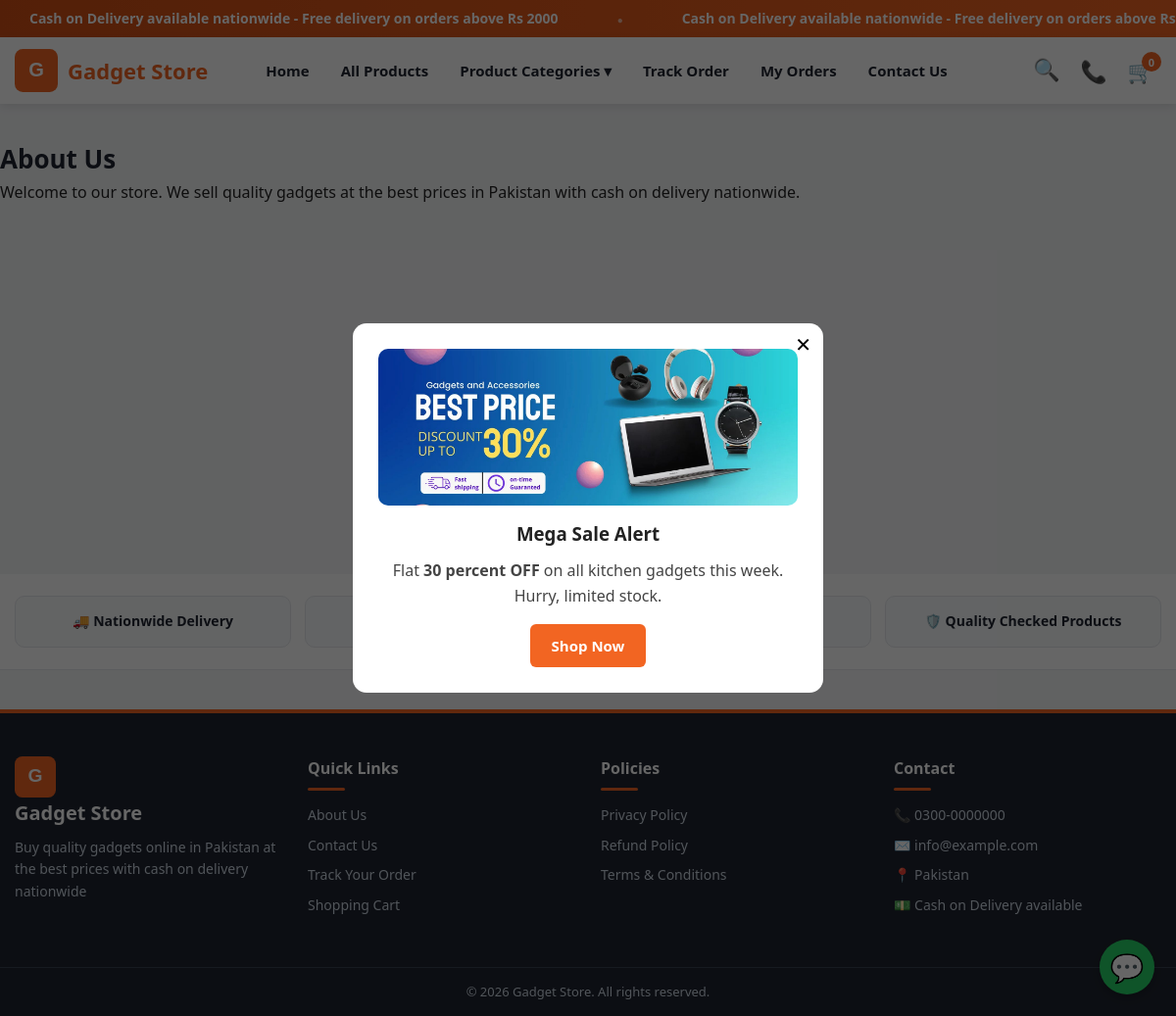
Screenshot of /page.php?slug=about-us with the database file from the repository.
### tables this page shows
CREATE TABLE IF NOT EXISTS pages (
  id INT AUTO_INCREMENT PRIMARY KEY,
  title VARCHAR(200) NOT NULL,
  slug VARCHAR(200) NOT NULL UNIQUE,
  content MEDIUMTEXT,
  meta_title VARCHAR(200) DEFAULT '',
  meta_description VARCHAR(300) DEFAULT '',
  meta_keywords VARCHAR(300) DEFAULT '',
  status ENUM('active','inactive') NOT NULL DEFAULT 'active',
  created_at TIMESTAMP DEFAULT CURRENT_TIMESTAMP,
  updated_at TIMESTAMP DEFAULT CURRENT_TIMESTAMP ON UPDATE CURRENT_TIMESTAMP
);

CREATE TABLE IF NOT EXISTS popups (
  id INT AUTO_INCREMENT PRIMARY KEY,
  title VARCHAR(200) DEFAULT '',
  image VARCHAR(255) DEFAULT '',
  content TEXT,
  button_text VARCHAR(100) DEFAULT '',
  button_link VARCHAR(255) DEFAULT '',
  status ENUM('active','inactive') NOT NULL DEFAULT 'active'
);

### config/database.php (called while the page is built, shortened)
<?php
function db(): PDO {
    static $pdo = null;
    if ($pdo === null) {
        $dsn = 'mysql:host=' . DB_HOST . ';dbname=' . DB_NAME . ';charset=utf8mb4';
        $pdo = new PDO($dsn, DB_USER, DB_PASS, [
            PDO::ATTR_ERRMODE => PDO::ERRMODE_EXCEPTION,
            PDO::ATTR_DEFAULT_FETCH_MODE => PDO::FETCH_ASSOC,
        ]);
    }
    return $pdo;
}

### includes/functions.php (called while the page is built, shortened)
<?php
require_once __DIR__ . '/../config/database.php';
function e($s) {
    return htmlspecialchars((string)$s, ENT_QUOTES, 'UTF-8');
}
function base_url($path = '') {
    $proto = (!empty($_SERVER['HTTPS']) && $_SERVER['HTTPS'] !== 'off') ? 'https' : 'http';
    $host  = $_SERVER['HTTP_HOST'] ?? 'localhost';
    $script = str_replace('\\', '/', $_SERVER['SCRIPT_NAME'] ?? '/index.php');
    $dir = rtrim(dirname($script), '/');
    $base = $proto . '://' . $host . ($dir === '' || $dir === '/' ? '' : $dir);
    return rtrim($base, '/') . '/' . ltrim($path, '/');
}
function setting($key, $default = '') {
    static $cache = null;
    if ($cache === null) {
        $cache = [];
        try {
            foreach (db()->query("SELECT skey, svalue FROM settings") as $r) {
                $cache[$r['skey']] = $r['svalue'];
            }
        } catch (Exception $ex) {  }
    }
    return array_key_exists($key, $cache) ? $cache[$key] : $default;
}
function site_name() {
    return setting('site_name', 'Gadget Store');
}
function img_url($path) {
    if (strpos($path, 'assets/') === 0) return base_url($path);
    return base_url('uploads/' . ltrim($path, '/'));
}

### page.php (the view, shortened to what this page needs)
<?php
require_once __DIR__ . '/includes/functions.php';
$slug = trim($_GET['slug'] ?? '');
$st = db()->prepare("SELECT * FROM pages WHERE slug = ? AND status = 'active'");
$st->execute([$slug]);
$pg = $st->fetch();
include __DIR__ . '/includes/header.php';
?>
<div class="container section">
  <h1 class="page-title"><?= e($pg['title']) ?></h1>
  <div class="page-content"><?= $pg['content']  ?></div>
</div>
<?php include __DIR__ . '/includes/footer.php'; ?>

### includes/footer.php (shortened to what this page needs)
</main>
<div class="trust-strip">
  <div class="container trust-grid">
    <div>🚚 Nationwide Delivery</div>
    <div>💵 Cash on Delivery</div>
    <div>↩️ 7-Day Easy Returns</div>
    <div>🛡️ Quality Checked Products</div>
  </div>
</div>
<footer class="site-footer">
  <div class="container footer-grid">
    <div class="f-col">
      <a class="f-logo" href="<?= base_url() ?>" aria-label="<?= e(site_name()) ?>">
        <img src="<?= base_url('assets/images/logo.svg') ?>" alt="<?= e(site_name()) ?>" width="42" height="42">
        <span><?= e(site_name()) ?></span>
      </a>
      <p><?= e(setting('meta_description', 'Quality gadgets at the best prices in Pakistan. Cash on Delivery nationwide.')) ?></p>
    </div>
    <div class="f-col">
      <h4>Quick Links</h4>
      <a href="<?= base_url('page.php?slug=about-us') ?>">About Us</a>
      <a href="<?= base_url('page.php?slug=contact-us') ?>">Contact Us</a>
      <a href="<?= base_url('track-order.php') ?>">Track Your Order</a>
      <a href="<?= base_url('cart.php') ?>">Shopping Cart</a>
    </div>
    <div class="f-col">
      <h4>Policies</h4>
      <a href="<?= base_url('page.php?slug=privacy-policy') ?>">Privacy Policy</a>
      <a href="<?= base_url('page.php?slug=refund-policy') ?>">Refund Policy</a>
      <a href="<?= base_url('page.php?slug=terms-conditions') ?>">Terms &amp; Conditions</a>
    </div>
    <div class="f-col">
      <h4>Contact</h4>
      <?php if (setting('contact_phone')): ?><p>📞 <?= e(setting('contact_phone')) ?></p><?php endif; ?>
      <?php if (setting('contact_email')): ?><p>✉️ <?= e(setting('contact_email')) ?></p><?php endif; ?>
      <?php if (setting('contact_address')): ?><p>📍 <?= e(setting('contact_address')) ?></p><?php endif; ?>
      <p>💵 Cash on Delivery available</p>
    </div>
  </div>
  <div class="footer-bottom">
    <div class="container">© <?= date('Y') ?> <?= e(site_name()) ?>. All rights reserved.</div>
  </div>
</footer>
<?php
$waDigits = preg_replace('/\D/', '', setting('whatsapp_number'));
if ($waDigits !== '' && $waDigits[0] === '0') $waDigits = '92' . substr($waDigits, 1);
?>
<?php if ($waDigits): ?>
<a class="wa-float" href="https://wa.me/<?= e($waDigits) ?>?text=<?= urlencode('Hello! I want to place an order.') ?>" target="_blank" aria-label="Chat on WhatsApp">💬</a>
<?php endif; ?>
<?php
try {
    $pop = db()->query("SELECT * FROM popups WHERE status = 'active' ORDER BY id DESC LIMIT 1")->fetch();
} catch (Exception $ex) { $pop = null; }
?>
<?php if ($pop): ?>
<div class="popup-overlay" id="salePopup" style="display:none">
  <div class="popup-box">
    <button class="popup-close" id="popupClose">✕</button>
    <?php if ($pop['image']): ?><img src="<?= e(img_url($pop['image'])) ?>" alt="<?= e($pop['title']) ?>"><?php endif; ?>
    <h3><?= e($pop['title']) ?></h3>
    <div class="popup-content"><?= $pop['content']  ?></div>
    <?php if ($pop['button_text']): ?><a class="btn" href="<?= e($pop['button_link'] ?: base_url()) ?>"><?= e($pop['button_text']) ?></a><?php endif; ?>
  </div>
</div>
<?php endif; ?>
</body>
</html>

### assets/css/style.css (style rules this page uses)
:root { --primary:#f26522; --primary-dark:#d14f14; --accent:#e63946; --dark:#1f2430; --gray:#6b7280; --bg:#f4f5f7; --card:#ffffff; --border:#e5e7eb; --wa:#25d366; --radius:10px; }
* { box-sizing:border-box;margin:0;padding:0 }
body { font-family:'Segoe UI',Arial,sans-serif;background:var(--bg);color:#222;line-height:1.6 }
a { color:inherit;text-decoration:none }
img { max-width:100%;display:block }
.container { max-width:1200px;margin:0 auto;padding:0 15px }
.btn { display:inline-block;background:var(--primary);color:#fff;border:none;padding:10px 22px;border-radius:6px;cursor:pointer;font-size:15px;font-weight:600 }
.section { padding:36px 0 }
.page-title { font-size:26px;color:var(--dark) }
.popup-overlay { position:fixed;inset:0;background:rgba(0,0,0,.6);z-index:200;display:flex;align-items:center;justify-content:center;padding:20px }
.popup-box { background:#fff;border-radius:14px;max-width:480px;width:100%;padding:26px;position:relative;text-align:center;animation:pop .3s }
.popup-box img { border-radius:10px;margin-bottom:14px;max-height:260px;width:100%;object-fit:cover }
.popup-close { position:absolute;top:10px;right:12px;background:none;border:none;font-size:20px;cursor:pointer }
.popup-content { margin:10px 0 16px;color:#444 }
.wa-float { position:fixed;bottom:22px;right:22px;background:var(--wa);color:#fff;width:56px;height:56px;border-radius:50%;display:flex;align-items:center;justify-content:center;font-size:28px;z-index:150;box-shadow:0 4px 12px rgba(0,0,0,.25) }
.site-footer { background:var(--dark);color:#cbd5e1;margin-top:40px;border-top:4px solid var(--primary) }
.trust-strip { background:#fff;border-bottom:1px solid var(--border) }
.trust-grid { display:grid;grid-template-columns:repeat(auto-fit,minmax(200px,1fr));gap:14px;padding:22px 15px;text-align:center;font-weight:700;color:var(--dark);font-size:14px }
.trust-grid div { background:#f8fafc;border:1px solid var(--border);border-radius:10px;padding:14px 10px }
.footer-grid { display:grid;grid-template-columns:repeat(auto-fit,minmax(220px,1fr));gap:26px;padding:44px 15px }
.f-col h4 { color:#fff;margin-bottom:14px;padding-bottom:10px;position:relative;font-size:16px }
.f-col h4::after { content:'';position:absolute;left:0;bottom:0;width:38px;height:3px;background:var(--primary);border-radius:2px }
.f-col a,.f-col p { display:block;margin-bottom:8px;font-size:14px }
.f-logo { display:inline-flex;align-items:center;gap:10px;margin-bottom:10px;text-decoration:none }
.f-logo img { width:42px;height:42px;object-fit:contain }
.f-logo span { font-size:20px;font-weight:800;color:#fff }
.footer-bottom { border-top:1px solid #374151;padding:14px 0;text-align:center;font-size:13px }

### assets/css/patch.css (style rules this page uses)
html,body { overflow-x:clip }

### rows the page displays
pages: title "About Us", content "Welcome to our store. We sell quality gadgets at the best prices in Pakistan with cash on delivery nationwide."
popups: image (picture), title "Mega Sale Alert", content "Flat 30 percent OFF on all kitchen gadgets this week. Hurry, limited stock.", button_text "Shop Now"

### other values shown
site_name() "Gadget Store"
$cartN "0"
setting('contact_phone') "0300-0000000"
setting('contact_email') "info@example.com"
setting('contact_address') "Pakistan"
